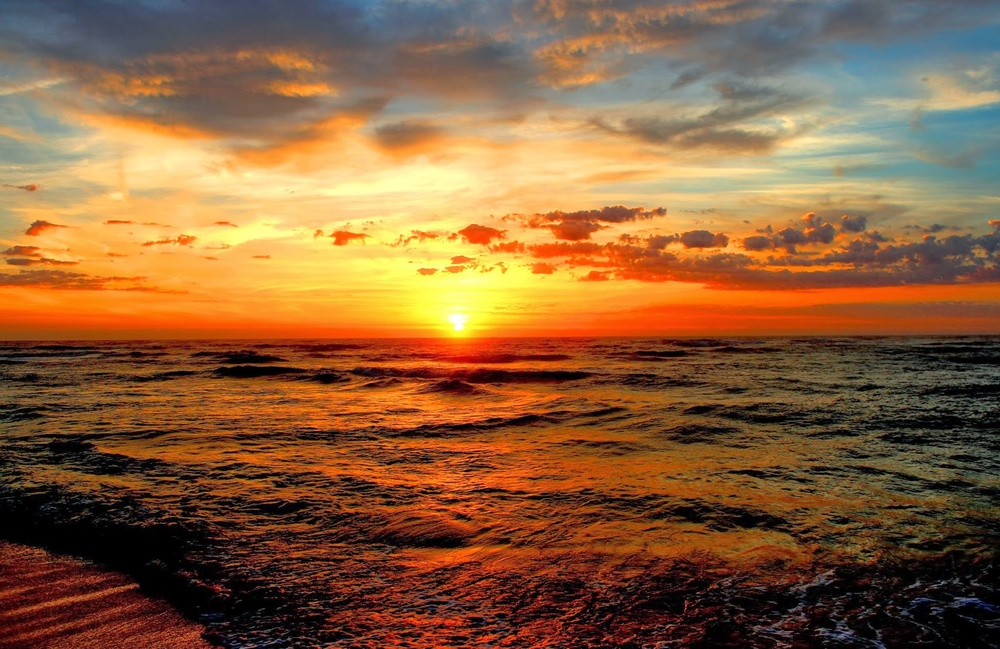
#> input picture Lista2/ceu.JPG, 1000 x 649 px, shrunk from 1600 x 1038 before the run
$ python ex2_FEITO.py   (Python 2 division)
#> lines starting #> are read from the running program, lines starting #| are printed output that depends on the picture
#Exercicio2

#Exercicio4
#coding=utf-8
from PIL import Image

#Abre o arquivo da imagem
imcinza = Image.open("ceu.JPG")
#> imcinza is the input picture: PIL image 1000x649 RGB; mean R, G, B 138.5, 97, 60.3
#Obtem o tamanho de largura e altura
w,h = imcinza.size
#> w = 1000; h = 649

immedia = Image.new("RGB",(w,h))
#> immedia: PIL image 1000x649 RGB; every value is 0
for x in range(w):
 for y in range(h):
  r,g,b = imcinza.getpixel((x,y))
  media = (r+g+b)/3
  immedia.putpixel((x,y),(media,media,media))
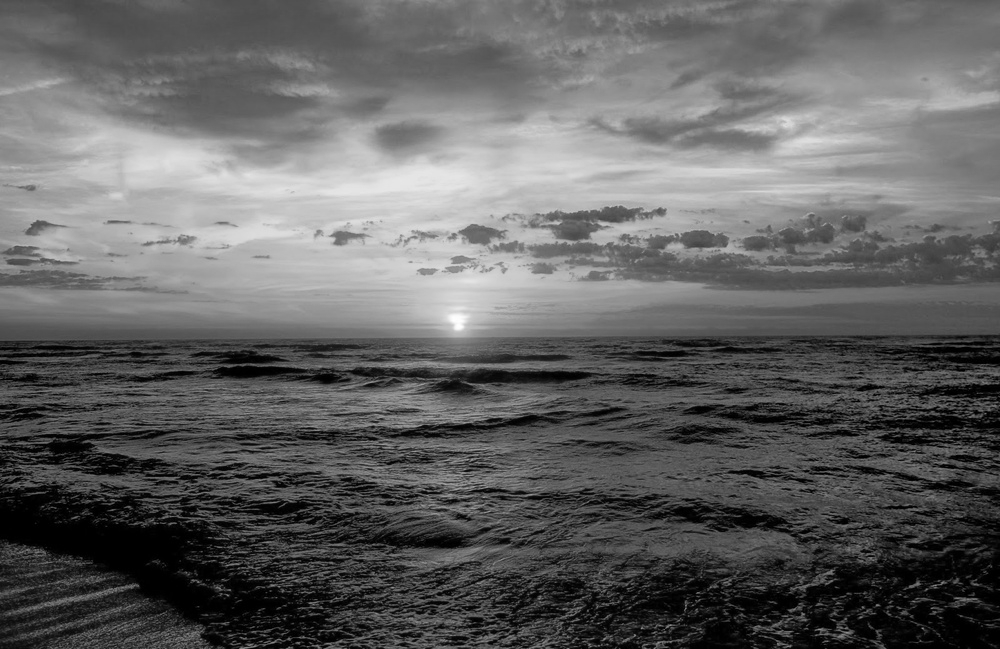
#> immedia: PIL image 1000x649 RGB; min 0, max 254, mean 98.3

immedia.show()

im_max_min = Image.new("RGB",(w,h))
for x in range(w):
 for y in range(h):
  r,g,b = imcinza.getpixel((x,y))
  max_min = (max(r,g,b)+min(r,g,b))/2
  im_max_min.putpixel((x,y),(max_min,max_min,max_min))
im_max_min.show()

im_ponderada = Image.new("RGB",(w,h))
for x in range(w):
 for y in range(h):
  r,g,b = imcinza.getpixel((x,y))
  ponderada = int((r*0.299) + (g*0.587) + (b*0.114))
  im_ponderada.putpixel((x,y),(int(ponderada),int(ponderada),int(ponderada)))
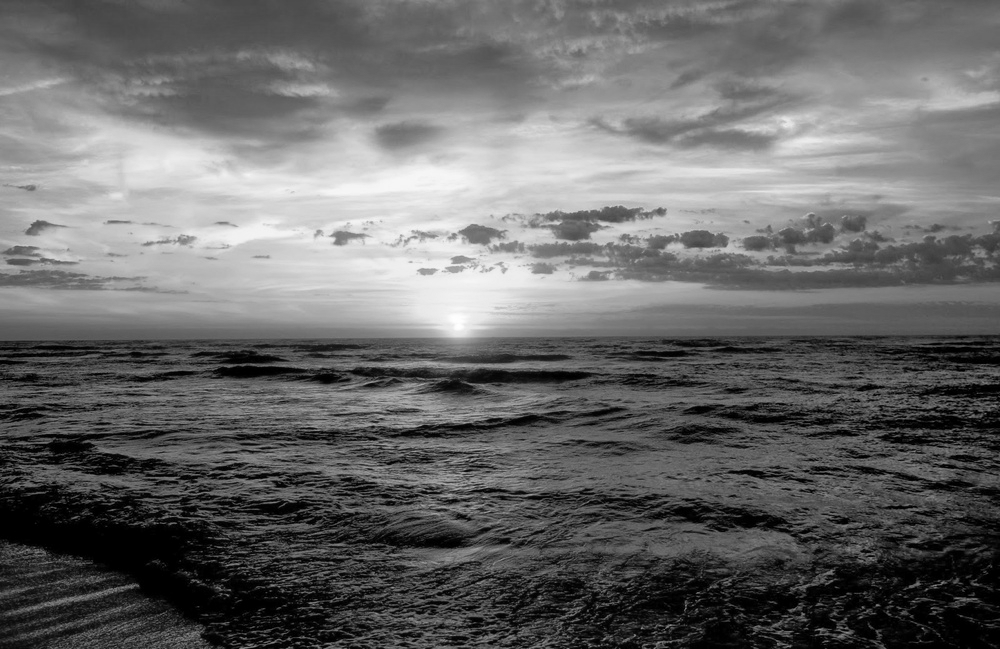
#> im_ponderada: PIL image 1000x649 RGB; min 0, max 254, mean 104.8
im_ponderada.show()
